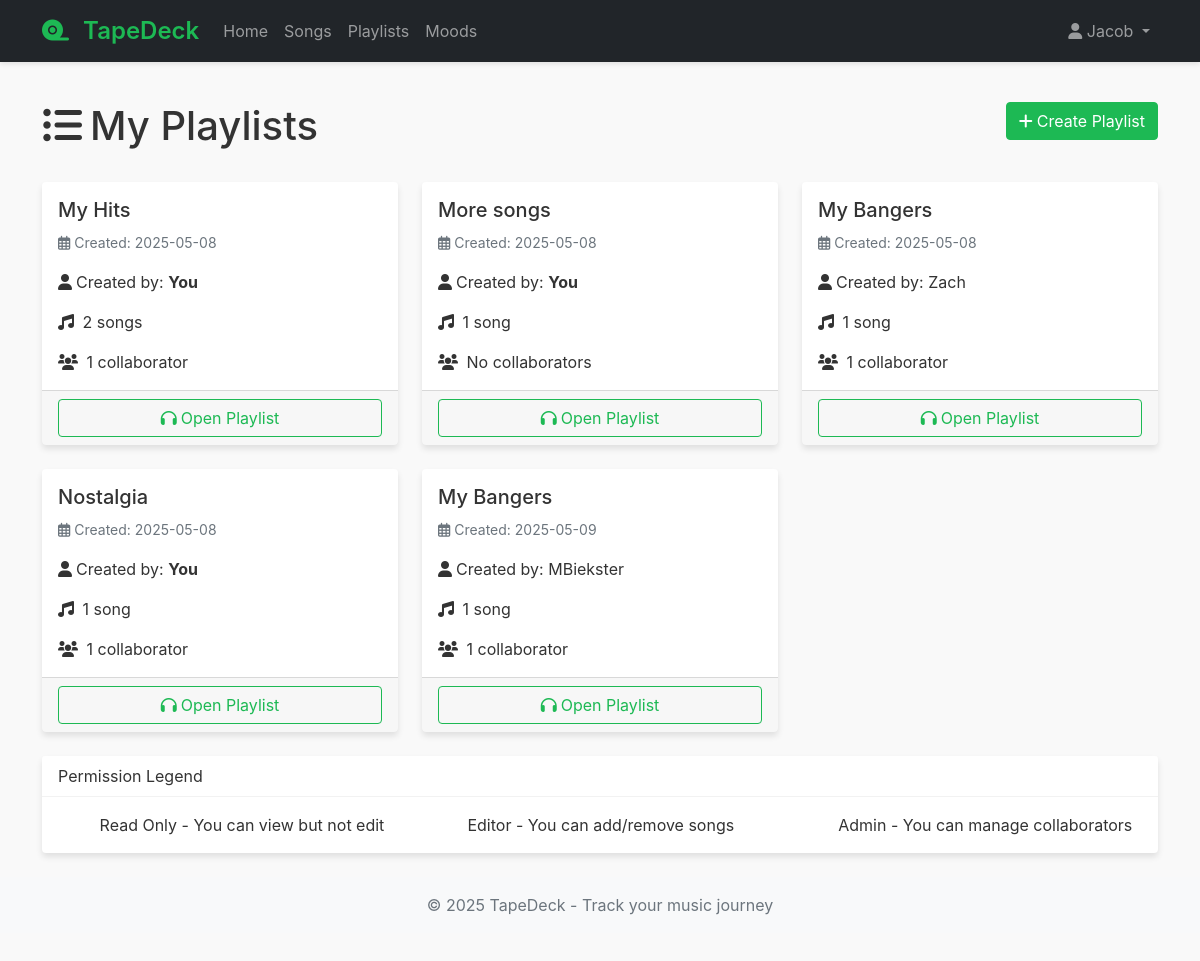
Page /playlists (signed in) on the committed database.
### models.py (models this page shows, shortened)
class User(UserMixin, db.Model):
    __tablename__ = 'user'
    user_id = db.Column(db.Integer, primary_key=True)
    email = db.Column(db.String(120), unique=True, nullable=False)
    username = db.Column(db.String(80), unique=True, nullable=False)
    password_hash = db.Column(db.String(128))
    ratings = db.relationship('SongRating', backref='user', lazy=True)
    playlists = db.relationship('Playlist', secondary=playlist_manager, backref=db.backref('users', lazy='dynamic'))
    moods = db.relationship('Mood', backref='user', lazy=True)

class Playlist(db.Model):
    __tablename__ = 'playlist'
    playlist_id = db.Column(db.Integer, primary_key=True)
    playlist_name = db.Column(db.String(100), nullable=False)
    created_by = db.Column(db.Integer, db.ForeignKey('user.user_id'), nullable=False)
    created_at = db.Column(db.DateTime, default=datetime.utcnow)
    creator = db.relationship('User', foreign_keys=[created_by])

### routes.py (the view)
@bp.route('/playlists')
@login_required
def playlists():
    user_playlists = Playlist.query.join(playlist_manager).filter(
        playlist_manager.c.user_id == current_user.user_id
    ).all()
    return render_template('playlists.html', playlists=user_playlists)

### app.py (called while the page is built)
def create_app(config_class=Config):
    app = Flask(__name__)
    app.config.from_object(config_class)
    app.jinja_env.globals.update(enumerate=enumerate)
    db.init_app(app)
    login_manager = LoginManager()
    login_manager.login_view = 'routes.login'
    login_manager.login_message_category = 'info'
    login_manager.init_app(app)
    @login_manager.user_loader
    def load_user(user_id):
        return User.query.get(int(user_id))
    app.register_blueprint(routes_bp)
    with app.app_context():
        db.create_all()
    return app

### templates/playlists.html (shortened to what this page needs)
{% extends "base.html" %}
{% block content %}
<div class="row mb-4">
    <div class="col">
        <h1>
            <i class="fas fa-list-ul me-2"></i>My Playlists
            <a href="{{ url_for('routes.create_playlist') }}" class="btn btn-primary float-end">
                <i class="fas fa-plus me-1"></i>Create Playlist
            </a>
        </h1>
    </div>
</div>
<div class="row row-cols-1 row-cols-md-2 row-cols-lg-3 g-4">
    {% for playlist in playlists %}
    <div class="col">
        <div class="card h-100 playlist-card">
            <div class="card-body">
                <h5 class="card-title">
                    {{ playlist.playlist_name }}
                    {% set permission = playlist.users.filter_by(user_id=current_user.user_id).first().permissions %}
                </h5>
                <p class="card-text text-muted mb-3">
                    <small>
                        <i class="far fa-calendar-alt me-1"></i>Created:
                        {{ playlist.created_at.strftime('%Y-%m-%d') }}
                    </small>
                </p>
                <p class="card-text">
                    <i class="fas fa-user me-1"></i>Created by:
                    {% if playlist.created_by == current_user.user_id %}
                        <span class="fw-bold">You</span>
                    {% else %}
                        {{ playlist.creator.username }}
                    {% endif %}
                </p>
                <p class="card-text">
                    <i class="fas fa-music me-1"></i>
                    {% set song_count = playlist.songs.count() %}
                    {% if song_count == 0 %}
                        No songs
                    {% elif song_count == 1 %}
                        1 song
                    {% else %}
                        {{ song_count }} songs
                    {% endif %}
                </p>
                {% set collaborator_count = playlist.users.count() - 1 %}
                <p class="card-text">
                    <i class="fas fa-users me-1"></i>
                    {% if collaborator_count == 0 %}
                        No collaborators
                    {% elif collaborator_count == 1 %}
                        1 collaborator
                    {% else %}
                        {{ collaborator_count }} collaborators
                    {% endif %}
                </p>
            </div>
            <div class="card-footer">
                <a href="{{ url_for('routes.view_playlist', playlist_id=playlist.playlist_id) }}" class="btn btn-outline-primary w-100">
                    <i class="fas fa-headphones me-1"></i>Open Playlist
                </a>
            </div>
        </div>
    </div>
    {% endfor %}
</div>
{% if playlists %}
<div class="card mt-4">
    <div class="card-header">
        Permission Legend
    </div>
    <div class="card-body">
        <div class="row">
            <div class="col-md-4">
                <span class="badge permission-badge-1 me-2">
                    <i class="fas fa-eye"></i>
                </span>
                Read Only - You can view but not edit
            </div>
            <div class="col-md-4">
                <span class="badge permission-badge-2 me-2">
                    <i class="fas fa-edit"></i>
                </span>
                Editor - You can add/remove songs
            </div>
            <div class="col-md-4">
                <span class="badge permission-badge-3 me-2">
                    <i class="fas fa-crown"></i>
                </span>
                Admin - You can manage collaborators
            </div>
        </div>
    </div>
</div>
{% endif %}
{% endblock %}

### templates/base.html (shortened to what this page needs)
<!DOCTYPE html>
<html lang="en">
<head>
    <link href="https://cdn.jsdelivr.net/npm/bootstrap@5.1.3/dist/css/bootstrap.min.css" rel="stylesheet">
    <link rel="stylesheet" href="https://cdnjs.cloudflare.com/ajax/libs/font-awesome/6.0.0-beta3/css/all.min.css">
    <link rel="stylesheet" href="{{ url_for('static', filename='css/style.css') }}">
</head>
<body>
    <nav class="navbar navbar-expand-lg navbar-dark bg-dark">
        <div class="container">
            <a class="navbar-brand" href="{{ url_for('routes.home') }}">
                <i class="fas fa-tape"></i> {{ config.APP_NAME }}
            </a>
            <div class="collapse navbar-collapse" id="navbarNav">
                <ul class="navbar-nav me-auto">
                    {% if current_user.is_authenticated %}
                        <li class="nav-item">
                            <a class="nav-link" href="{{ url_for('routes.home') }}">Home</a>
                        </li>
                        <li class="nav-item">
                            <a class="nav-link" href="{{ url_for('routes.songs') }}">Songs</a>
                        </li>
                        <li class="nav-item">
                            <a class="nav-link" href="{{ url_for('routes.playlists') }}">Playlists</a>
                        </li>
                        <li class="nav-item">
                            <a class="nav-link" href="{{ url_for('routes.moods') }}">Moods</a>
                        </li>
                    {% endif %}
                </ul>
                <ul class="navbar-nav">
                    {% if current_user.is_authenticated %}
                        <li class="nav-item dropdown">
                            <a class="nav-link dropdown-toggle" href="#" id="userDropdown" role="button" data-bs-toggle="dropdown">
                                <i class="fas fa-user"></i> {{ current_user.username }}
                            </a>
                        </li>
                    {% endif %}
                </ul>
            </div>
        </div>
    </nav>
    <main class="container py-4">
        {% block content %}{% endblock %}
    </main>
    <footer class="footer mt-auto py-3 bg-light">
        <div class="container text-center">
            <span class="text-muted">© 2025 {{ config.APP_NAME }} - Track your music journey</span>
        </div>
    </footer>
</body>
</html>

### static/css/style.css (style rules this page uses)
:root { --primary-color: #1DB954; --primary-dark: #1AA34A; --secondary-color: #191414; --accent-color: #FF6B6B; --light-bg: #f8f9fa; --card-shadow: 0 4px 6px rgba(0, 0, 0, 0.1); --text-muted: #6c757d; }
body { font-family: 'Inter', -apple-system, BlinkMacSystemFont, 'Segoe UI', Roboto, Oxygen, Ubuntu, Cantarell, sans-serif; background-color: #f9f9f9; color: #333; padding-bottom: 2rem; }
.btn-primary { background-color: var(--primary-color); border-color: var(--primary-color); }
.btn-outline-primary { color: var(--primary-color); border-color: var(--primary-color); }
.navbar { box-shadow: 0 2px 5px rgba(0, 0, 0, 0.1); background-color: #fff; }
.navbar-brand { font-weight: 600; font-size: 1.5rem; color: var(--primary-color) !important; }
.navbar-brand i { margin-right: 0.5rem; }
.card { border: none; box-shadow: var(--card-shadow); transition: transform 0.2s ease-in-out; }
.card-header { background-color: #fff; border-bottom: 1px solid rgba(0, 0, 0, 0.05); }
.playlist-card { height: 100%; }

### rows in the picture
User: username "Jacob"
Playlist: playlist_name "My Hits", created_at "2025-05-08", shows "You", song_count "2", shows "1 collaborator"
Playlist: playlist_name "More songs", created_at "2025-05-08", shows "You", shows "1 song", shows "No collaborators"
Playlist: playlist_name "My Bangers", created_at "2025-05-08", creator.username "Zach", shows "1 song", shows "1 collaborator"
Playlist: playlist_name "Nostalgia", created_at "2025-05-08", shows "You", shows "1 song", shows "1 collaborator"
Playlist: playlist_name "My Bangers", created_at "2025-05-09", creator.username "MBiekster", shows "1 song", shows "1 collaborator"

### other values in the picture
{{ config.APP_NAME }} "TapeDeck"
